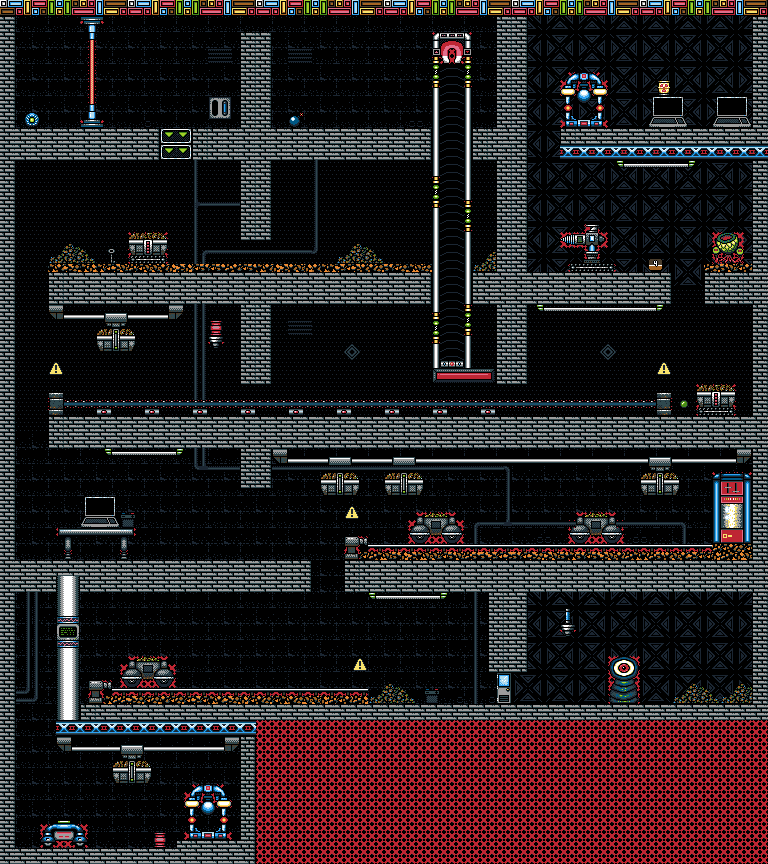

Below is a game level as drawn by its tile map, then a one-line description and the .tmx that defines it (tile-layer data replaced by summaries):
An orthogonal 96x108 tile map with 8x8 px tiles, 7 tile layers (background, foreground, hard, dummy, ...), 1 hidden layer not drawn, 18 tilesets, 1 image layer and 131 objects (life_exchanger).

<map version="1.0" tiledversion="1.0.3" orientation="orthogonal" renderorder="right-down" width="96" height="108" tilewidth="8" tileheight="8" nextobjectid="162">
 <properties>
  <property name="devil00_frequency" value="25" />
  <property name="devil01_frequency" value="25" />
  <property name="jellyfish00_frequency" value="25" />
  <property name="jellyfish01_frequency" value="25" />
  <property name="max_enemies" value="100" />
 </properties>
 <tileset firstgid="1" name="tileset" tilewidth="8" tileheight="8" tilecount="518" columns="37">
  <image source="tileset.png" width="296" height="112" />
  <tile id="421">
   <properties>
    <property name="zindex" value="1" />
   </properties>
  </tile>
  <tile id="422">
   <properties>
    <property name="zindex" value="1" />
   </properties>
  </tile>
  <tile id="423">
   <properties>
    <property name="zindex" value="1" />
   </properties>
  </tile>
  <tile id="424">
   <properties>
    <property name="zindex" value="1" />
   </properties>
  </tile>
  <tile id="425">
   <properties>
    <property name="zindex" value="1" />
   </properties>
  </tile>
  <tile id="426">
   <properties>
    <property name="zindex" value="1" />
   </properties>
  </tile>
  <tile id="427">
   <properties>
    <property name="zindex" value="1" />
   </properties>
  </tile>
  <tile id="428">
   <properties>
    <property name="zindex" value="1" />
   </properties>
  </tile>
  <tile id="458">
   <properties>
    <property name="zindex" value="1" />
   </properties>
  </tile>
  <tile id="459">
   <properties>
    <property name="zindex" value="1" />
   </properties>
  </tile>
  <tile id="460">
   <properties>
    <property name="zindex" value="1" />
   </properties>
  </tile>
  <tile id="461">
   <properties>
    <property name="zindex" value="1" />
   </properties>
  </tile>
  <tile id="463">
   <properties>
    <property name="zindex" value="1" />
   </properties>
  </tile>
  <tile id="464">
   <properties>
    <property name="zindex" value="1" />
   </properties>
  </tile>
  <tile id="465">
   <properties>
    <property name="zindex" value="1" />
   </properties>
  </tile>
 </tileset>
 <tileset firstgid="519" name="hard" tilewidth="8" tileheight="8" tilecount="1" columns="1">
  <image source="hard.png" width="8" height="8" />
  <tile id="0">
   <properties>
    <property name="hard" value="True" />
   </properties>
  </tile>
 </tileset>
 <tileset firstgid="520" name="backgrounds" tilewidth="8" tileheight="8" tilecount="64" columns="16">
  <image source="backgrounds.png" width="128" height="32" />
 </tileset>
 <tileset firstgid="584" name="inventory" tilewidth="8" tileheight="8" tilecount="304" columns="8">
  <image source="inventory.png" width="64" height="304" />
 </tileset>
 <tileset firstgid="888" name="object000" tilewidth="8" tileheight="8" tilecount="96" columns="16">
  <image source="object000.png" width="128" height="48" />
 </tileset>
 <tileset firstgid="984" name="object001" tilewidth="8" tileheight="8" tilecount="32" columns="8">
  <image source="object001.png" width="64" height="32" />
 </tileset>
 <tileset firstgid="1016" name="object002" tilewidth="8" tileheight="8" tilecount="126" columns="21">
  <image source="object002.png" width="168" height="48" />
 </tileset>
 <tileset firstgid="1142" name="object003" tilewidth="8" tileheight="8" tilecount="84" columns="12">
  <image source="object003.png" width="96" height="56" />
 </tileset>
 <tileset firstgid="1226" name="object004" tilewidth="8" tileheight="8" tilecount="12" columns="3">
  <image source="object004.png" width="24" height="32" />
 </tileset>
 <tileset firstgid="1238" name="object005" tilewidth="8" tileheight="8" tilecount="20" columns="5">
  <image source="object005.png" width="40" height="32" />
 </tileset>
 <tileset firstgid="1258" name="object006" tilewidth="8" tileheight="8" tilecount="24" columns="6">
  <image source="object006.png" width="48" height="32" />
 </tileset>
 <tileset firstgid="1282" name="object007" tilewidth="8" tileheight="8" tilecount="45" columns="5">
  <image source="object007.png" width="40" height="72" />
 </tileset>
 <tileset firstgid="1327" name="object008" tilewidth="8" tileheight="8" tilecount="8" columns="4">
  <image source="object008.png" width="32" height="16" />
 </tileset>
 <tileset firstgid="1335" name="object009" tilewidth="8" tileheight="8" tilecount="96" columns="12">
  <image source="object009.png" width="96" height="64" />
 </tileset>
 <tileset firstgid="1431" name="object010" tilewidth="8" tileheight="8" tilecount="32" columns="4">
  <image source="object010.png" width="32" height="64" />
 </tileset>
 <tileset firstgid="1463" name="object011" tilewidth="8" tileheight="8" tilecount="3" columns="3">
  <image source="object011.png" width="24" height="8" />
 </tileset>
 <tileset firstgid="1466" name="object012" tilewidth="8" tileheight="8" tilecount="4" columns="4">
  <image source="object012.png" width="32" height="8" />
 </tileset>
 <tileset firstgid="1470" name="object013" tilewidth="8" tileheight="8" tilecount="9" columns="3">
  <image source="object013.png" width="24" height="24" />
 </tileset>
 <imagelayer name="back" x="5" y="-13" offsetx="5" offsety="-13">
  <image source="base.png" width="32" height="32" />
 </imagelayer>
 <layer name="background" width="96" height="108">
  <data>[10368 cells, 10368 non-empty, 60 distinct tile ids]</data>
 </layer>
 <layer name="foreground" width="96" height="108">
  <data>[10368 cells, 341 non-empty, 51 distinct tile ids]</data>
 </layer>
 <layer name="hard" width="96" height="108">
  <data>[10368 cells, 4531 non-empty, 1 distinct tile ids]</data>
 </layer>
 <layer name="dummy" width="96" height="108">
  <data>[10368 cells, 320 non-empty, 243 distinct tile ids]</data>
 </layer>
 <layer name="walls" width="96" height="108">
  <properties>
   <property name="visible" value="True" />
  </properties>
  <data>[10368 cells, 3502 non-empty, 212 distinct tile ids]</data>
 </layer>
 <layer name="backpatterns" width="96" height="108">
  <data>[10368 cells, 9 non-empty, 9 distinct tile ids]</data>
 </layer>
 <layer name="inventory" width="96" height="108">
  <data>[10368 cells, 40 non-empty, 32 distinct tile ids]</data>
 </layer>
 <objectgroup name="special">
  <!-- 131 objects omitted --></objectgroup>
 <imagelayer name="Capa de Imagen 1" x="2" y="2" visible="0" opacity="0.46" offsetx="2" offsety="2">
  <image source="../../original/map/EquinoxMap3.gif" width="894" height="1005" />
 </imagelayer>
</map>
<!-- 131 of 131 objects omitted -->